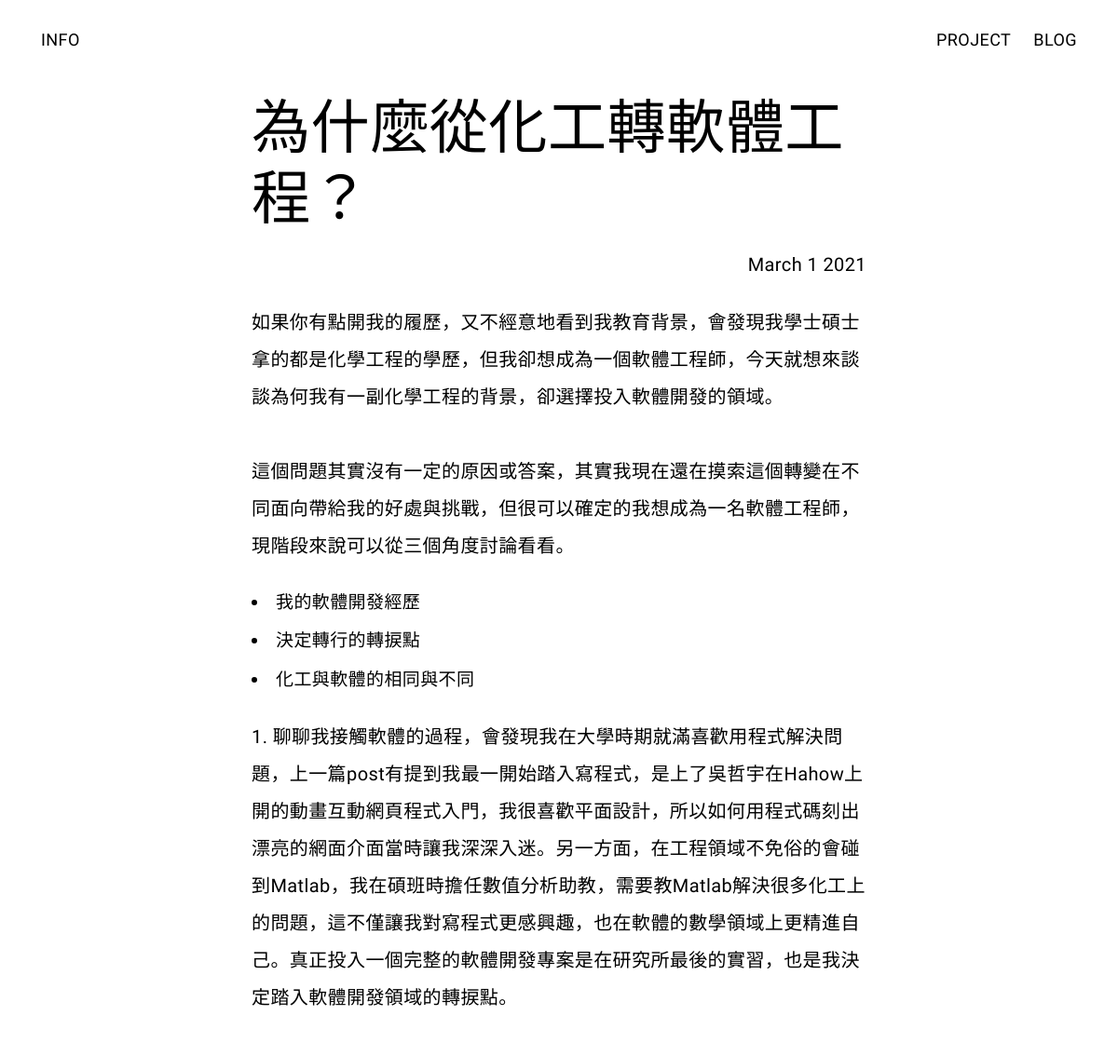
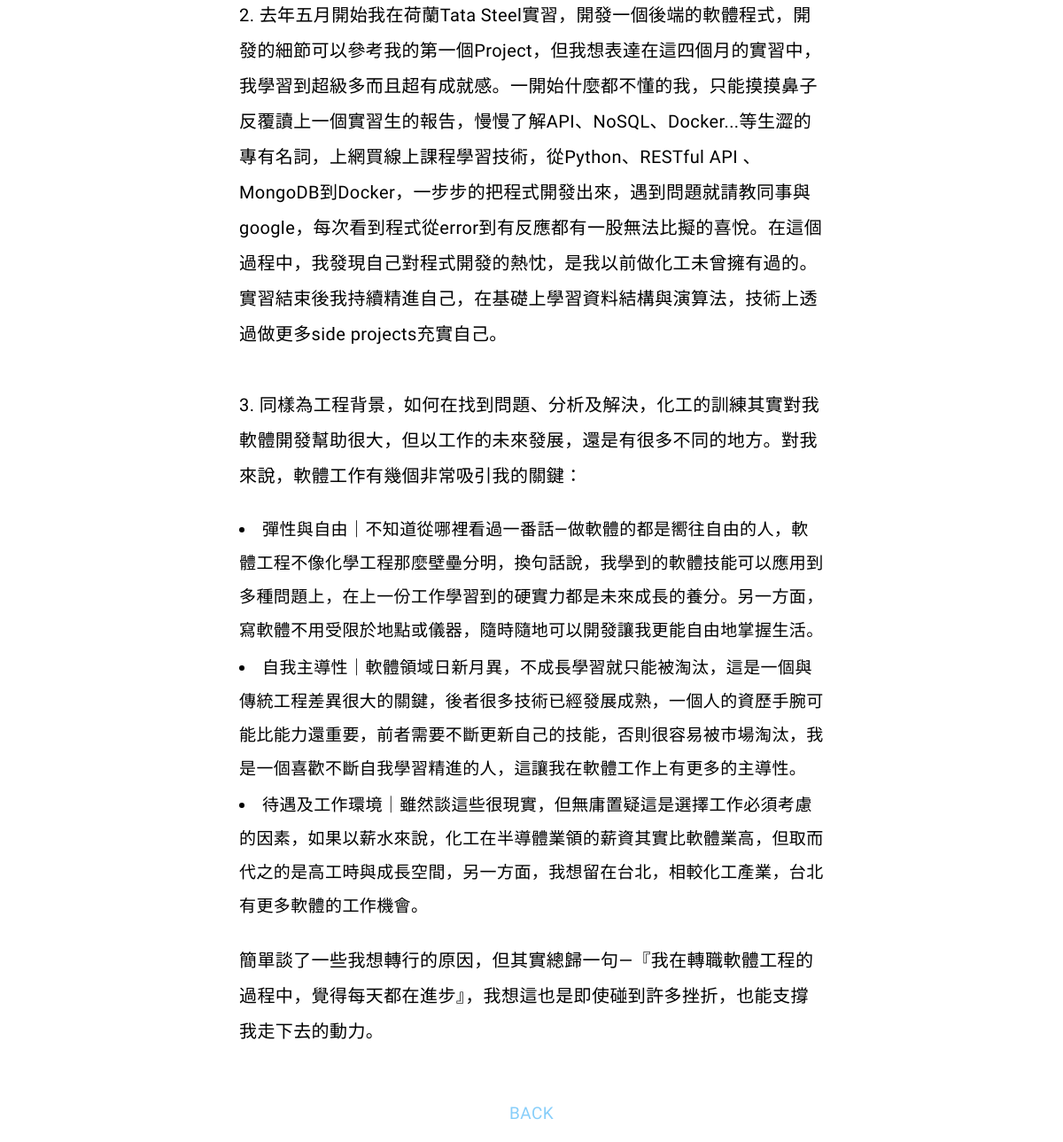
The app's page /blog/2/ with its own data (2 pictures, top to bottom).
### blog/models.py (models this page shows, shortened)
class Blog(models.Model):
    title = models.CharField(max_length=200)
    description = models.TextField()
    date = models.DateField()

### blog/views.py (the view)
# urls.py: path('<int:blog_id>/', views.detail_blog, name='detail_blog'),
def detail_blog(request, blog_id):
    blog = get_object_or_404(Blog, pk=blog_id)
    return render(request, 'blog/detail_blog.html', {'blog': blog})

### blog/templates/blog/detail_blog.html (shortened to what this page needs)
{% extends 'info/base.html' %}
{% block head %}
{% load static %}
<link rel="stylesheet" href="{% static 'blog/detail_blog.css' %}">
{% endblock %}
{% block content %}
{% load static %}
<div class="blog-detail">
    <h1>
        {{ blog.title|safe }}
    </h1>
    <h4>
        {{ blog.date|date:'F j Y' }}
    </h4>
    <div class="description">
        {{ blog.description|safe }}
    </div>
    <h5>
        <a href="{% url 'blog:all_blog' %}">BACK</a>
    </h5>
</div>
{% endblock %}

### info/static/info/style.css (style rules this page uses)
* { margin: 0; padding: 0; box-sizing: border-box; font-size: 100%; font-weight: 300; font: inherit; vertical-align: baseline; }
:root { --ms-2: 0.56rem; --ms-1: 0.75rem; --ms0: 1rem; --ms1: 1.33rem; --ms2: 1.78rem; --ms3: 2.37rem; --ms4: 3.16rem; --ms5: 4.21rem; --ms6: 5.61rem; --ms7: 7.48rem; --ms8: 9.97rem; --ms9: 13.29rem; --ms10: 17.71rem; --ms11: 23.61rem; --ms12: 31.47rem; }
html, body { line-height: 1.2; font-family: "Arimo", helvetica, arial, sans-serif; height: auto; letter-spacing: 0.02em; background: #ffffff; font-size: 14px; }
@media (min-width: 576px) { html, body { font-size: 19px; } }
@media (min-width: 768px) { html, body { font-size: 20px; } }
@media (min-width: 992px) { html, body { font-size: 21px; } }
@media (min-width: 1200px) { html, body { font-size: calc(8px + 1vw); } }
body::before { content: ""; position: fixed; top: -10rem; left: 0px; background: rgb(255, 255, 255); width: 100vw; height: calc(10rem + 100vh); z-index: -1; }
li, a { font-size: 0.95em; color: black; text-decoration: none; list-style: none; }
a { text-decoration: none; }

### blog/static/blog/detail_blog.css (style rules this page uses)
.blog-detail { margin: 5rem auto 1em; width: 55%; }
.blog-detail > h1 { font-size: var(--ms4); }
.blog-detail > h4 { font-size: var(--ms0); padding-top: 1em; text-align: right; }
.description { font-size: var(--ms0); padding-top: 1.5em; text-align: left; line-height: 2; }
.blog-detail > h5 { font-size: var(--ms0); padding-top: 3em; text-align: center; }
ul { padding: 1em 0em; }
li { list-style-position: inside; padding: 0.1em 0em; }
.list-disc { list-style-type: disc; }
a { color: lightskyblue; }

### records on screen
Blog: title "為什麼從化工轉軟體工程？", date "March 1 2021", description "如果你有點開我的履歷，又不經意地看到我教育背景，會發現我學士碩士拿的都是化學工程的學歷，但我卻想成為一個軟體工程師，今天就想來談談為何我有一副化學工程的背景，卻選擇投入軟體開發的領域。 這個問題其實沒有一定的原因或答案，其實我現在還在摸索這個轉變在不同面向帶給我的好處與挑戰，但很可以確定的我想成為一名軟體工程師，現階段來說可以從三個角度討論看看。 我的軟體開發經歷 決定轉行的轉捩點 化工與軟體的相同與不同 1. 聊聊我接觸軟體的過程，會發現我在大學時期就滿喜歡用程式解決問題，上一篇post有提到我最一開始踏入寫程式，是上了吳哲宇在Hahow上開的動畫互動網頁程式入門，我很喜歡平面設計，所以如何用程式碼刻出漂亮的網面介面當時讓我深深入迷。另一方面，在工程領域不免俗的會碰到Matlab，我在碩班時擔任數值分析助教，需要教Matlab解決很多化工上的問題，這不僅讓我對寫程式更感興趣，也在軟體的數學領域上更精進自己。真正投入一個完整的軟體開發專案是在研究所最後的實習，也是我決定踏入軟體開發領域的轉捩點。 2. 去年五月開始我在荷蘭Tata Steel實習，開發一個後端的軟體程式，開發的細節可以參考我的第一個Project，但我想表達在這四個月的實習中，我學習到超級多而且超有成就感。一開始什麼都不懂的我，只能摸摸鼻子反覆讀上一個實習生的報告，慢慢了解API、NoSQL、Docker...等生澀的專有名詞，上網買線上課程學習技術，從Python、RESTful API…"
